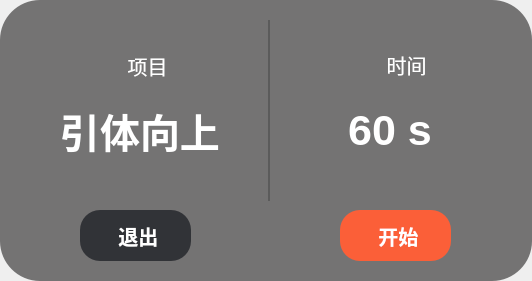
<?xml version="1.0" encoding="UTF-8"?>
<ui version="4.0">
 <class>startWidget</class>
 <widget class="QWidget" name="startWidget">
  <property name="geometry">
   <rect>
    <x>0</x>
    <y>0</y>
    <width>532</width>
    <height>281</height>
   </rect>
  </property>
  <property name="windowTitle">
   <string>Form</string>
  </property>
  <widget class="QWidget" name="widget" native="true">
   <property name="geometry">
    <rect>
     <x>0</x>
     <y>0</y>
     <width>532</width>
     <height>281</height>
    </rect>
   </property>
   <property name="styleSheet">
    <string notr="true">background-color: rgba(34, 31, 31, 0.6);
border-radius:40px;</string>
   </property>
   <widget class="QPushButton" name="startButton">
    <property name="geometry">
     <rect>
      <x>340</x>
      <y>210</y>
      <width>111</width>
      <height>51</height>
     </rect>
    </property>
    <property name="font">
     <font>
      <pointsize>15</pointsize>
      <bold>true</bold>
     </font>
    </property>
    <property name="styleSheet">
     <string notr="true">background-color: rgb(251, 95, 56);
color: rgb(255, 255, 255);
border-radius:20px;</string>
    </property>
    <property name="text">
     <string> 开始</string>
    </property>
    <property name="icon">
     <iconset resource="start_widget_res.qrc">
      <normaloff>:/window/icons/play.svg</normaloff>:/window/icons/play.svg</iconset>
    </property>
    <property name="iconSize">
     <size>
      <width>20</width>
      <height>20</height>
     </size>
    </property>
    <property name="checkable">
     <bool>false</bool>
    </property>
   </widget>
   <widget class="QLabel" name="label">
    <property name="geometry">
     <rect>
      <x>376</x>
      <y>49</y>
      <width>61</width>
      <height>31</height>
     </rect>
    </property>
    <property name="font">
     <font>
      <pointsize>15</pointsize>
      <bold>false</bold>
      <kerning>false</kerning>
     </font>
    </property>
    <property name="styleSheet">
     <string notr="true">color: rgb(255, 255, 255);
background-color: transparent;</string>
    </property>
    <property name="text">
     <string>时间</string>
    </property>
    <property name="alignment">
     <set>Qt::AlignCenter</set>
    </property>
   </widget>
   <widget class="QLabel" name="label_4">
    <property name="geometry">
     <rect>
      <x>117</x>
      <y>50</y>
      <width>61</width>
      <height>31</height>
     </rect>
    </property>
    <property name="font">
     <font>
      <pointsize>15</pointsize>
      <bold>false</bold>
      <kerning>false</kerning>
     </font>
    </property>
    <property name="styleSheet">
     <string notr="true">color: rgb(255, 255, 255);
background-color: transparent;</string>
    </property>
    <property name="text">
     <string>项目</string>
    </property>
    <property name="alignment">
     <set>Qt::AlignCenter</set>
    </property>
   </widget>
   <widget class="QLabel" name="timeLabel">
    <property name="geometry">
     <rect>
      <x>290</x>
      <y>100</y>
      <width>200</width>
      <height>60</height>
     </rect>
    </property>
    <property name="font">
     <font>
      <pointsize>32</pointsize>
      <bold>true</bold>
     </font>
    </property>
    <property name="styleSheet">
     <string notr="true">background-color: transparent;
color: rgb(255, 255, 255);</string>
    </property>
    <property name="text">
     <string>60 s</string>
    </property>
    <property name="alignment">
     <set>Qt::AlignCenter</set>
    </property>
   </widget>
   <widget class="QLabel" name="itemLabel">
    <property name="geometry">
     <rect>
      <x>40</x>
      <y>100</y>
      <width>200</width>
      <height>60</height>
     </rect>
    </property>
    <property name="font">
     <font>
      <pointsize>30</pointsize>
      <bold>true</bold>
     </font>
    </property>
    <property name="styleSheet">
     <string notr="true">background-color: transparent;
color: rgb(255, 255, 255);</string>
    </property>
    <property name="text">
     <string>引体向上</string>
    </property>
    <property name="alignment">
     <set>Qt::AlignCenter</set>
    </property>
   </widget>
   <widget class="QLabel" name="label_8">
    <property name="geometry">
     <rect>
      <x>268</x>
      <y>20</y>
      <width>2</width>
      <height>181</height>
     </rect>
    </property>
    <property name="styleSheet">
     <string notr="true">background-color: rgb(91, 91, 91);</string>
    </property>
    <property name="text">
     <string/>
    </property>
   </widget>
   <widget class="QPushButton" name="exitButton">
    <property name="geometry">
     <rect>
      <x>80</x>
      <y>210</y>
      <width>111</width>
      <height>51</height>
     </rect>
    </property>
    <property name="font">
     <font>
      <pointsize>15</pointsize>
      <bold>true</bold>
     </font>
    </property>
    <property name="styleSheet">
     <string notr="true">background-color: rgb(49, 51, 55);
color: rgb(255, 255, 255);
border-radius:20px;</string>
    </property>
    <property name="text">
     <string> 退出</string>
    </property>
    <property name="icon">
     <iconset resource="start_widget_res.qrc">
      <normaloff>:/window/icons/exit.svg</normaloff>:/window/icons/exit.svg</iconset>
    </property>
    <property name="iconSize">
     <size>
      <width>25</width>
      <height>25</height>
     </size>
    </property>
   </widget>
   <widget class="QLabel" name="label_2">
    <property name="geometry">
     <rect>
      <x>349</x>
      <y>50</y>
      <width>30</width>
      <height>30</height>
     </rect>
    </property>
    <property name="styleSheet">
     <string notr="true">background-color: transparent;
border-image: url(:/window/icons/clock.svg);</string>
    </property>
    <property name="text">
     <string/>
    </property>
   </widget>
   <widget class="QLabel" name="label_3">
    <property name="geometry">
     <rect>
      <x>87</x>
      <y>48</y>
      <width>35</width>
      <height>35</height>
     </rect>
    </property>
    <property name="styleSheet">
     <string notr="true">background-color: transparent;
border-image: url(:/window/icons/js.svg);</string>
    </property>
    <property name="text">
     <string/>
    </property>
   </widget>
  </widget>
 </widget>
 <resources>
  <include location="start_widget_res.qrc"/>
 </resources>
 <connections/>
</ui>
